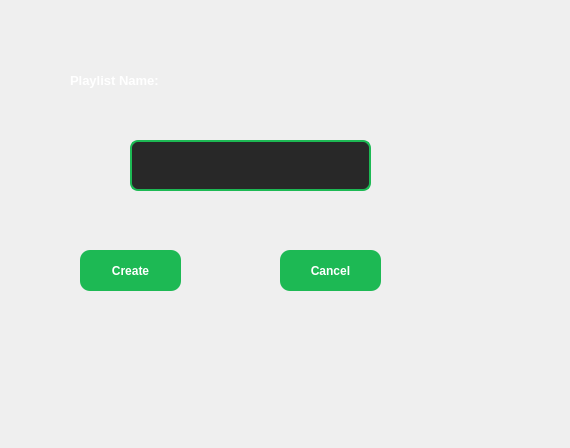
<?xml version="1.0" encoding="UTF-8"?>
<ui version="4.0">
 <class>createPlaylistWindow</class>
 <widget class="QWidget" name="createPlaylistWindow">
  <property name="geometry">
   <rect>
    <x>0</x>
    <y>0</y>
    <width>570</width>
    <height>448</height>
   </rect>
  </property>
  <property name="windowTitle">
   <string>Form</string>
  </property>
  <property name="styleSheet">
   <string notr="true">QLineEdit{
    background:#282828;
    border:2px solid #1DB954;
    border-radius:8px;
    color:white;
    padding:6px;
} QLabel{
    color:white;
    font-weight:bold;
}  QPushButton{
    background-color:#1DB954;
    color:white;
    border:none;
    border-radius:10px;
    padding:8px;
    font-weight:bold;
}

QPushButton:hover{
    background:#1ED760;
}

QPushButton:pressed{
    background:#169C46;
}</string>
  </property>
  <widget class="QLabel" name="label">
   <property name="geometry">
    <rect>
     <x>70</x>
     <y>40</y>
     <width>201</width>
     <height>81</height>
    </rect>
   </property>
   <property name="styleSheet">
    <string notr="true">QLabel{
    color:qlineargradient(
        x1:0,y1:0,x2:1,y2:0,
        stop:0 #1DB954,
        stop:0.5 #5CFF9D,
        stop:1 #1DB954);
    font-size:10pt;
    font-weight:900;
    font-family:&quot;Segoe UI&quot;;
}</string>
   </property>
   <property name="text">
    <string>Playlist Name:</string>
   </property>
  </widget>
  <widget class="QLineEdit" name="lineEdit">
   <property name="geometry">
    <rect>
     <x>130</x>
     <y>140</y>
     <width>241</width>
     <height>51</height>
    </rect>
   </property>
   <property name="styleSheet">
    <string notr="true"/>
   </property>
  </widget>
  <widget class="QPushButton" name="pushButton">
   <property name="geometry">
    <rect>
     <x>80</x>
     <y>250</y>
     <width>101</width>
     <height>41</height>
    </rect>
   </property>
   <property name="text">
    <string>Create</string>
   </property>
  </widget>
  <widget class="QPushButton" name="pushButton_2">
   <property name="geometry">
    <rect>
     <x>280</x>
     <y>250</y>
     <width>101</width>
     <height>41</height>
    </rect>
   </property>
   <property name="text">
    <string>Cancel</string>
   </property>
  </widget>
 </widget>
 <resources/>
 <connections/>
</ui>
